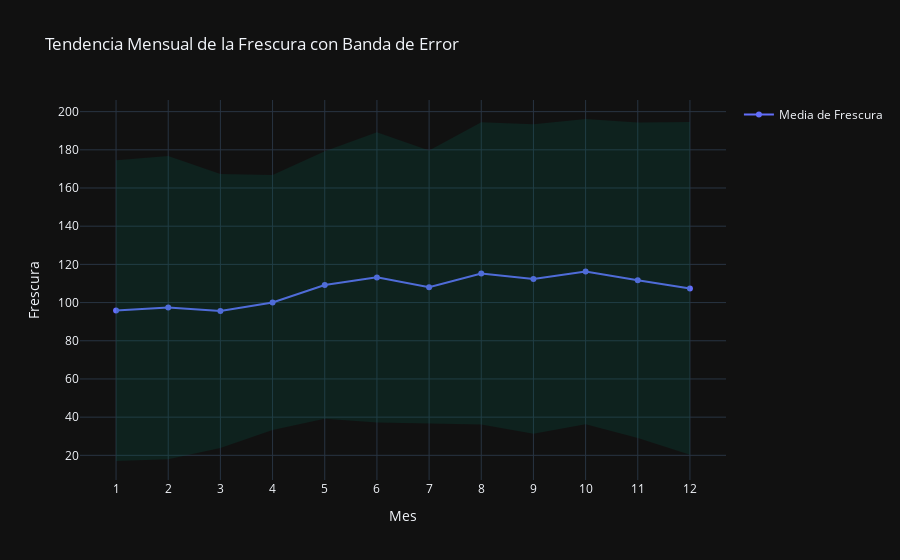

Notebook source saved alongside this figure:
### Code cell
import plotly.graph_objects as go
datos_mensuales = datos.groupby('mes_encuesta')['Edad_producto'].agg(['mean', 'std']).reset_index()

# Graficar
fig = go.Figure()

# Línea de la media
fig.add_trace(go.Scatter(x=datos_mensuales['mes_encuesta'].astype(str), y=datos_mensuales['mean'], mode='lines+markers', name='Media de Frescura'))

# Banda de error para la desviación estándar
fig.add_trace(go.Scatter(x=pd.concat([datos_mensuales['mes_encuesta'], datos_mensuales['mes_encuesta'][::-1]]).astype(str),
                         y=pd.concat([datos_mensuales['mean'] + datos_mensuales['std'], (datos_mensuales['mean'] - datos_mensuales['std'])[::-1]]),
                         fill='toself', fillcolor='rgba(0,100,80,0.2)',
                         line=dict(color='rgba(255,255,255,0)'),
                         hoverinfo="skip",
                         showlegend=False))

fig.update_layout(title='Tendencia Mensual de la Frescura con Banda de Error',
                  xaxis_title='Mes',
                  yaxis_title='Frescura',
                  template='plotly_dark')

fig.show()

### Figure 1 — Plotly figure (JSON) as saved in the notebook; plotly's stock layout.template omitted (floating-point values rounded to 4 significant figures)
{"data": [{"mode": "lines+markers", "name": "Media de Frescura", "type": "scatter", "x": ["1", "2", "3", "4", "5", "6", "7", "8", "9", "10", "11", "12"], "y": [95.79, 97.36, 95.59, 100.0, 109.2, 113.2, 108.1, 115.3, 112.4, 116.2, 111.7, 107.4]}, {"fill": "toself", "fillcolor": "rgba(0,100,80,0.2)", "hoverinfo": "skip", "line": {"color": "rgba(255,255,255,0)"}, "showlegend": false, "type": "scatter", "x": ["1", "2", "3", "4", "5", "6", "7", "8", "9", "10", "11", "12", "12", "11", "10", "9", "8", "7", "6", "5", "4", "3", "2", "1"], "y": [174.5, 176.7, 167.3, 166.8, 179.3, 189.2, 179.6, 194.4, 193.5, 196.1, 194.3, 194.5, 20.3, 29.1, 36.35, 31.33, 36.1, 36.52, 37.16, 39.19, 33.27, 23.87, 18.02, 17.03]}], "layout": {"title": {"text": "Tendencia Mensual de la Frescura con Banda de Error"}, "xaxis": {"title": {"text": "Mes"}}, "yaxis": {"title": {"text": "Frescura"}}}}
